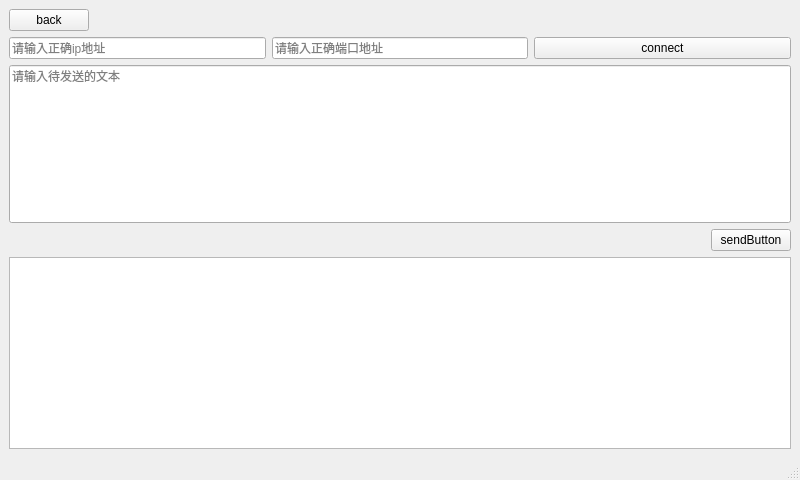
<?xml version="1.0" encoding="UTF-8"?>
<ui version="4.0">
 <class>tcpClient</class>
 <widget class="QMainWindow" name="tcpClient">
  <property name="geometry">
   <rect>
    <x>0</x>
    <y>0</y>
    <width>800</width>
    <height>480</height>
   </rect>
  </property>
  <property name="windowTitle">
   <string>tcp客户端</string>
  </property>
  <widget class="QWidget" name="centralwidget">
   <property name="sizePolicy">
    <sizepolicy hsizetype="Preferred" vsizetype="Preferred">
     <horstretch>0</horstretch>
     <verstretch>0</verstretch>
    </sizepolicy>
   </property>
   <layout class="QVBoxLayout" name="verticalLayout">
    <item>
     <layout class="QHBoxLayout" name="horizontalLayout_2">
      <item>
       <widget class="QPushButton" name="backButton">
        <property name="sizePolicy">
         <sizepolicy hsizetype="Maximum" vsizetype="Minimum">
          <horstretch>0</horstretch>
          <verstretch>0</verstretch>
         </sizepolicy>
        </property>
        <property name="text">
         <string>back</string>
        </property>
       </widget>
      </item>
      <item>
       <spacer name="horizontalSpacer_2">
        <property name="orientation">
         <enum>Qt::Horizontal</enum>
        </property>
        <property name="sizeHint" stdset="0">
         <size>
          <width>40</width>
          <height>20</height>
         </size>
        </property>
       </spacer>
      </item>
     </layout>
    </item>
    <item>
     <layout class="QHBoxLayout" name="horizontalLayout">
      <item>
       <widget class="QLineEdit" name="addressEdit">
        <property name="sizePolicy">
         <sizepolicy hsizetype="Preferred" vsizetype="Maximum">
          <horstretch>0</horstretch>
          <verstretch>0</verstretch>
         </sizepolicy>
        </property>
        <property name="placeholderText">
         <string>请输入正确ip地址</string>
        </property>
       </widget>
      </item>
      <item>
       <widget class="QLineEdit" name="portEdit">
        <property name="sizePolicy">
         <sizepolicy hsizetype="Preferred" vsizetype="Maximum">
          <horstretch>0</horstretch>
          <verstretch>0</verstretch>
         </sizepolicy>
        </property>
        <property name="placeholderText">
         <string>请输入正确端口地址</string>
        </property>
       </widget>
      </item>
      <item>
       <widget class="QPushButton" name="connectButton">
        <property name="sizePolicy">
         <sizepolicy hsizetype="Preferred" vsizetype="Maximum">
          <horstretch>0</horstretch>
          <verstretch>0</verstretch>
         </sizepolicy>
        </property>
        <property name="text">
         <string>connect</string>
        </property>
       </widget>
      </item>
     </layout>
    </item>
    <item>
     <widget class="QLineEdit" name="sendEdit">
      <property name="sizePolicy">
       <sizepolicy hsizetype="Expanding" vsizetype="Expanding">
        <horstretch>0</horstretch>
        <verstretch>0</verstretch>
       </sizepolicy>
      </property>
      <property name="alignment">
       <set>Qt::AlignLeading|Qt::AlignLeft|Qt::AlignTop</set>
      </property>
      <property name="placeholderText">
       <string>请输入待发送的文本</string>
      </property>
     </widget>
    </item>
    <item>
     <layout class="QHBoxLayout" name="operation">
      <item>
       <spacer name="horizontalSpacer_3">
        <property name="sizePolicy">
         <sizepolicy hsizetype="Minimum" vsizetype="Minimum">
          <horstretch>0</horstretch>
          <verstretch>0</verstretch>
         </sizepolicy>
        </property>
        <property name="orientation">
         <enum>Qt::Horizontal</enum>
        </property>
        <property name="sizeHint" stdset="0">
         <size>
          <width>40</width>
          <height>20</height>
         </size>
        </property>
       </spacer>
      </item>
      <item>
       <spacer name="horizontalSpacer">
        <property name="sizePolicy">
         <sizepolicy hsizetype="Minimum" vsizetype="Minimum">
          <horstretch>0</horstretch>
          <verstretch>0</verstretch>
         </sizepolicy>
        </property>
        <property name="orientation">
         <enum>Qt::Horizontal</enum>
        </property>
        <property name="sizeHint" stdset="0">
         <size>
          <width>40</width>
          <height>20</height>
         </size>
        </property>
       </spacer>
      </item>
      <item>
       <widget class="QPushButton" name="sendButton">
        <property name="sizePolicy">
         <sizepolicy hsizetype="Preferred" vsizetype="Minimum">
          <horstretch>0</horstretch>
          <verstretch>0</verstretch>
         </sizepolicy>
        </property>
        <property name="text">
         <string>sendButton</string>
        </property>
       </widget>
      </item>
     </layout>
    </item>
    <item>
     <widget class="QPlainTextEdit" name="recvPlainTextEdit">
      <property name="readOnly">
       <bool>true</bool>
      </property>
      <property name="plainText">
       <string/>
      </property>
      <property name="placeholderText">
       <string>显示服务端发送内容</string>
      </property>
     </widget>
    </item>
   </layout>
  </widget>
  <widget class="QMenuBar" name="menubar">
   <property name="geometry">
    <rect>
     <x>0</x>
     <y>0</y>
     <width>800</width>
     <height>21</height>
    </rect>
   </property>
  </widget>
  <widget class="QStatusBar" name="statusbar"/>
 </widget>
 <resources/>
 <connections/>
</ui>
